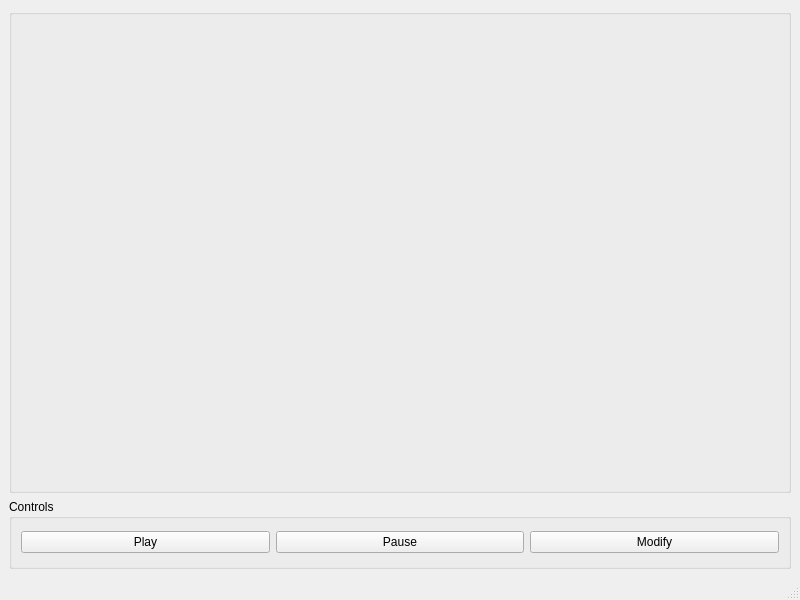
<?xml version="1.0" encoding="UTF-8"?>
<ui version="4.0">
 <class>MainWindow</class>
 <widget class="QMainWindow" name="MainWindow">
  <property name="geometry">
   <rect>
    <x>0</x>
    <y>0</y>
    <width>800</width>
    <height>600</height>
   </rect>
  </property>
  <property name="windowTitle">
   <string>MainWindow</string>
  </property>
  <widget class="QWidget" name="centralwidget">
   <layout class="QVBoxLayout" name="verticalLayout">
    <item>
     <widget class="SortingGroupBox" name="gbSorting">
      <property name="title">
       <string/>
      </property>
     </widget>
    </item>
    <item>
     <widget class="QGroupBox" name="gbButtons">
      <property name="maximumSize">
       <size>
        <width>16777215</width>
        <height>70</height>
       </size>
      </property>
      <property name="title">
       <string>Controls</string>
      </property>
      <layout class="QHBoxLayout" name="horizontalLayout">
       <item>
        <widget class="QPushButton" name="btnPlay">
         <property name="text">
          <string>Play</string>
         </property>
        </widget>
       </item>
       <item>
        <widget class="QPushButton" name="btnPause">
         <property name="text">
          <string>Pause</string>
         </property>
        </widget>
       </item>
       <item>
        <widget class="QPushButton" name="btnModify">
         <property name="text">
          <string>Modify</string>
         </property>
        </widget>
       </item>
      </layout>
     </widget>
    </item>
   </layout>
  </widget>
  <widget class="QMenuBar" name="menubar">
   <property name="geometry">
    <rect>
     <x>0</x>
     <y>0</y>
     <width>800</width>
     <height>21</height>
    </rect>
   </property>
  </widget>
  <widget class="QStatusBar" name="statusbar"/>
 </widget>
 <customwidgets>
  <customwidget>
   <class>SortingGroupBox</class>
   <extends>QGroupBox</extends>
   <header location="global">sortinggroupbox.h</header>
   <container>1</container>
  </customwidget>
 </customwidgets>
 <resources/>
 <connections/>
</ui>
